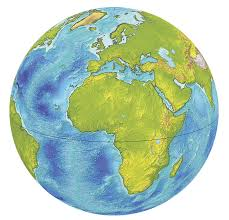
#> input picture 1.jpeg, 229 x 220 px
$ python a.py
#> lines starting #> are read from the running program, lines starting #| are printed output that depends on the picture
import numpy as np
import matplotlib.pyplot as plt
from tkinter import Tk
from tkinter.filedialog import askopenfilename
from PIL import Image


def intensity(image, grayscale_arrray):
    a=3
    b=2
    c=5
    d=4
    width, height = image.size
    intensity_array = np.zeros((height, width), dtype=np.uint8)
    for y in range(height-1):
        for x in range(width-1):
            intensity_array[y,x] = grayscale_arrray[y,x]*a+grayscale_arrray[y,x+1]*b+grayscale_arrray[y+1,x]*c+grayscale_arrray[y+1,x+1]*d

    return intensity_array


# Convert an RGB image to grayscale manually
def rgb_to_grayscale(image):
    width, height = image.size
    grayscale_array = np.zeros((height, width), dtype=np.uint8)

    # Loop through each pixel, calculate grayscale value
    for y in range(height):
        for x in range(width):
            r, g, b = image.getpixel((x, y))
            grayscale_value = int(0.2989 * r + 0.5870 * g + 0.1140 * b)
            grayscale_array[y, x] = grayscale_value

    return grayscale_array

# Modify grayscale array by adding a constant
def modify_grayscale_array(grayscale_array, operator, constant):
    # Initialize the modified array
    modified_array = np.zeros_like(grayscale_array)

    # Perform the operation based on the operator
    if operator == '+':
        modified_array = np.clip(grayscale_array + constant, 0, 255)
    elif operator == '-':
        modified_array = np.clip(grayscale_array - constant, 0, 255)
    elif operator == '*':
        modified_array = np.clip(grayscale_array * constant, 0, 255)
    elif operator == '/':
        if constant != 0:
            modified_array = np.clip(grayscale_array / constant, 0, 255)
        else:
            raise ValueError("Cannot divide by zero.")
    else:
        raise ValueError("Invalid operator. Use +, -, *, or /.")

    return modified_array

# Store grayscale array in a file
def save_grayscale_to_file(grayscale_array, filename="grayscale_values_file.txt"):
    np.savetxt(filename, grayscale_array, fmt='%d', delimiter=',')
    print(f"Grayscale values saved to {filename}")

def subtract_from_255(grayscale_array):
    modified_array = np.clip(255-grayscale_array, 0, 255)  # Clip to stay in valid range
    return modified_array

# Display the image using matplotlib
def display_image_from_array(image_array, cmap='gray'):
    plt.imshow(image_array, cmap=cmap, vmin=0, vmax=255)
    plt.axis('off')  # Hide axis
    plt.show()

# Main processing function
def process_image():
    # File selector dialog
    Tk().withdraw()  # Hide the root window
    image_path = askopenfilename()
#> the answer given: 1.jpeg

    if not image_path:
        print("No file selected.")
        return

    try:
        # Load and display the image file path
        print(f"Selected file: {image_path}")
        image = Image.open(image_path)
#> image is the input picture: PIL image 229x220 RGB; mean R, G, B 177.8, 201.9, 180.2

        # Convert to grayscale and print array
        grayscale_array = rgb_to_grayscale(image)
#> after the loop in rgb_to_grayscale, `for y in range(height):`:
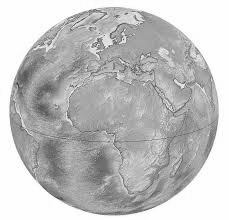
#> grayscale_array: shape (220, 229); min 57, max 254, mean 191.6

        # Save grayscale array to a file
        save_grayscale_to_file(grayscale_array)
        display_image_from_array(grayscale_array)

        # Separate RGB channels
        r_channel, g_channel, b_channel = image.split()
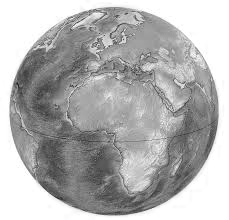
#> r_channel: PIL image 229x220 L; min 28, max 255, mean 177.8
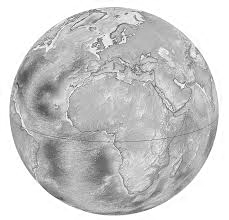
#> g_channel: PIL image 229x220 L; min 62, max 255, mean 201.9
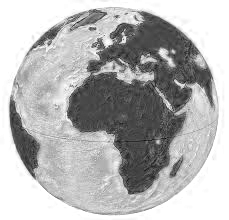
#> b_channel: PIL image 229x220 L; min 4, max 255, mean 180.2

        # Convert channels to numpy arrays
        r_array = np.array(r_channel)
        g_array = np.array(g_channel)
        b_array = np.array(b_channel)


        # User input for modifying grayscale image
        user_input = input("Enter an operation to modify the image (e.g., +2, *6): ")
#> the answer given: doremon.jpeg

        operator = user_input[0]
        number = int(user_input[1:])

        # Modify grayscale array and show the image
        modified_array = modify_grayscale_array(grayscale_array, operator, number)
        subtract_array = subtract_from_255(grayscale_array)

        # Display modified grayscale and subtracted images
        display_image_from_array(modified_array)
        display_image_from_array(subtract_array)

        # Display the separate R, G, B channels
        display_image_from_array(r_array, cmap='Reds')
        display_image_from_array(g_array, cmap='Greens')
        display_image_from_array(b_array, cmap='Blues')
        display_image_from_array(intensity(image,grayscale_array))


    except Exception as e:
        print(f"Error processing the image: {e}")

# Call the function with file selector
process_image()
